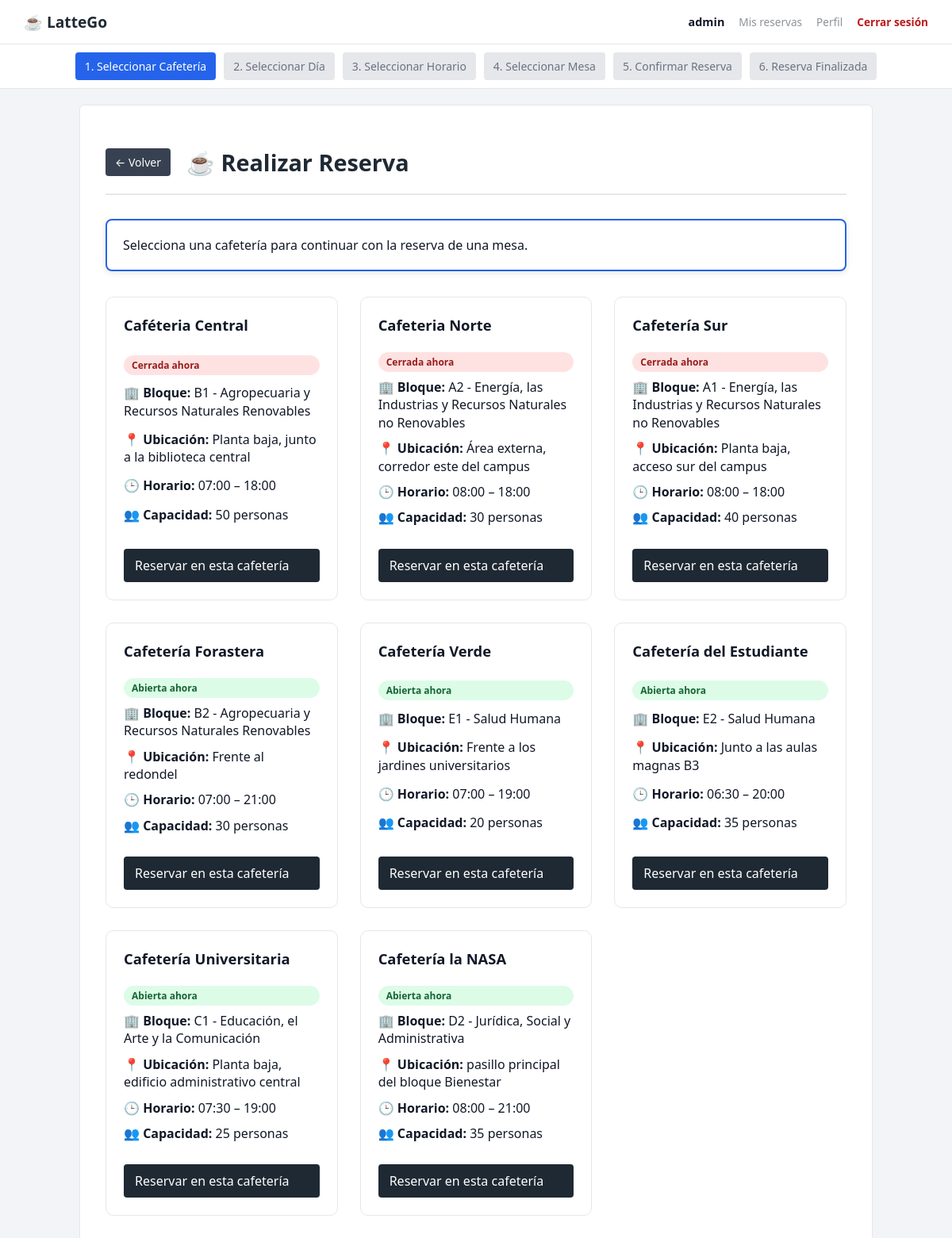
/reservas/ (signed in), run on an earlier commit of the app's database.
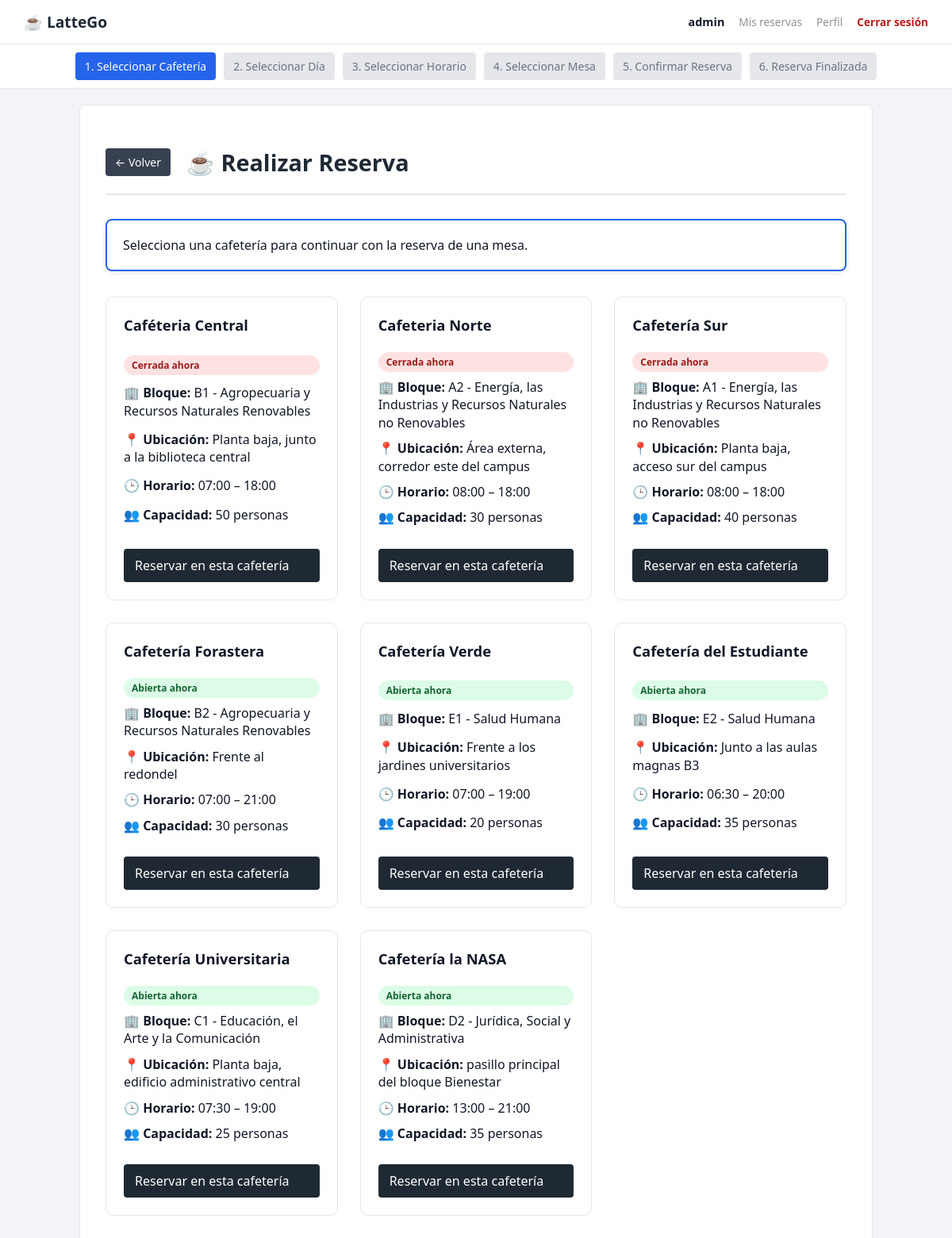
And on a later commit of the database.
### cafeterias/models.py (models this page shows, shortened)
class Cafeteria(models.Model):
    nombre = models.CharField(max_length=100)
    capacidad = models.PositiveIntegerField()
    hora_apertura = models.TimeField()
    hora_cierre = models.TimeField()
    descripcion = models.TextField()
    ubicacion = models.CharField(max_length=150)
    bloque = models.OneToOneField(
        Bloque,
        on_delete=models.CASCADE
    )
    def esta_abierta(self, hora_actual):
        if self.hora_apertura <= self.hora_cierre:
            return self.hora_apertura <= hora_actual <= self.hora_cierre
        return hora_actual >= self.hora_apertura or hora_actual <= self.hora_cierre

### infraestructura/models.py (models this page shows, shortened)
class Bloque(models.Model):
    numero_bloque = models.CharField(max_length=10)
    facultad = models.ForeignKey(
        Facultad,
        on_delete=models.CASCADE,
        related_name='bloques'
    )

class Facultad(models.Model):
    nombre = models.CharField(max_length=100)
    universidad = models.ForeignKey(
        Universidad,
        on_delete=models.CASCADE,
        related_name='facultades'
    )

### reservas/views.py (the view)
@login_required
def realizar_reserva(request):
    cafeterias = Cafeteria.objects.all() #Obtener todas las cafeterías
    hora_actual = timezone.localtime().time()
    cafeterias_estado = []
    for c in cafeterias:
        cafeterias_estado.append({
            'cafeteria': c,
            'abierta': c.esta_abierta(hora_actual)
        })
    return render(
        request,
        "reservas/realizar_reserva.html",
        {"cafeterias_estado": cafeterias_estado, "current_step": 1, "hora_actual": hora_actual}
    )

### reservas/templates/reservas/realizar_reserva.html
{% extends 'reservas/base.html' %}
{% block step_indicator %}
{% if current_step %}
<div class="step-indicator">
  <span class="step {% if current_step >= 1 %}active{% endif %}">1. Seleccionar Cafetería</span>
  <span class="step {% if current_step >= 2 %}active{% endif %}">2. Seleccionar Día</span>
  <span class="step {% if current_step >= 3 %}active{% endif %}">3. Seleccionar Horario</span>
  <span class="step {% if current_step >= 4 %}active{% endif %}">4. Seleccionar Mesa</span>
  <span class="step {% if current_step >= 5 %}active{% endif %}">5. Confirmar Reserva</span>
  <span class="step {% if current_step >= 6 %}active{% endif %}">6. Reserva Finalizada</span>
</div>
{% endif %}
{% endblock %}
{% block content %}
<div class="container-wide">
<div class="page-header">
  <a href="{% url 'home_cliente' %}" class="back-button">← Volver</a>
  <h2>☕ Realizar Reserva</h2>
</div>
<p class="info">
  Selecciona una cafetería para continuar con la reserva de una mesa.
</p>
{% load tz %}
{% now "H:i:s" as hora_actual %}
<div class="cafeterias-list">
  {% for item in cafeterias_estado %}
    <div class="cafeteria-card">
      <h3>{{ item.cafeteria.nombre }}</h3>
      {% if item.abierta %}
        <span class="estado abierto">Abierta ahora</span>
      {% else %}
        <span class="estado cerrado">Cerrada ahora</span>
      {% endif %}
      <p>
        🏢 <strong>Bloque:</strong> {{ item.cafeteria.bloque.numero_bloque }} - {{ item.cafeteria.bloque.facultad.nombre }}
      </p>
      <p>
        📍 <strong>Ubicación:</strong> {{ item.cafeteria.ubicacion }}
      </p>
      <p>
        🕒 <strong>Horario:</strong>
        {{ item.cafeteria.hora_apertura|time:"H:i" }} – {{ item.cafeteria.hora_cierre|time:"H:i" }}
      </p>
      <p>
        👥 <strong>Capacidad:</strong> {{ item.cafeteria.capacidad }} personas
      </p>
      <a class="btn"
      href="{% url 'reservas:calendario_general' item.cafeteria.id %}">
      Reservar en esta cafetería
      </a>
    </div>
  {% empty %}
   <div class="empty">
      ☕ No hay cafeterías disponibles en este momento.
    </div>
  {% endfor %}
</div>
</div>
{% endblock %}

What changed in the data, as far as the page shows it:
changed Cafeteria "Cafetería la NASA": cafeteria.hora_apertura "08:00" → "13:00"
